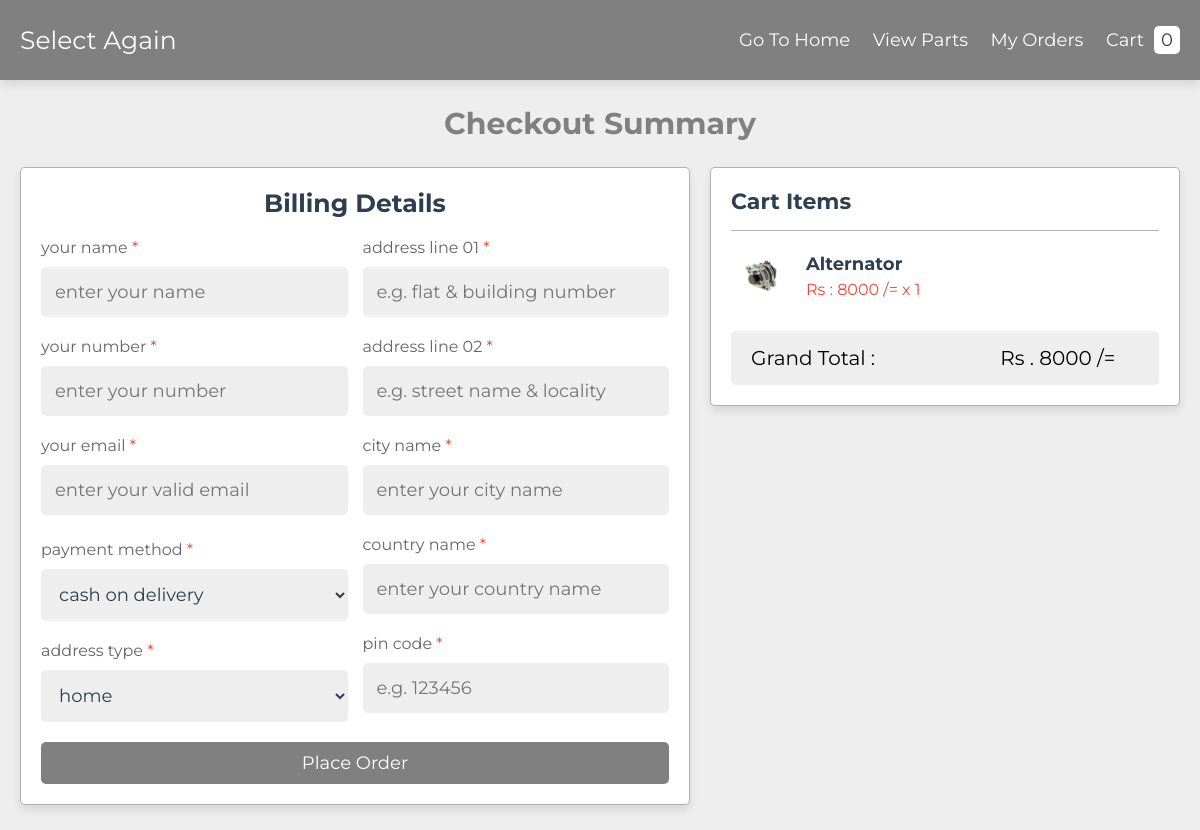
Screenshot of /cartnew/project/checkout.php?get_id=5455 (signed in) with the database file from the repository.
### tables this page shows
CREATE TABLE `products` (
  `id` int(11) NOT NULL,
  `name` varchar(50) NOT NULL,
  `price` varchar(10) NOT NULL,
  `image` varchar(50) NOT NULL
);

### cartnew/project/checkout.php (the view, shortened to what this page needs)
<!DOCTYPE html>
<html lang="en">
<head>
    <link rel="stylesheet" href="https://cdnjs.cloudflare.com/ajax/libs/font-awesome/6.2.1/css/all.min.css">
    <link rel="stylesheet" href="css/style.css">
</head>
<body>
    <?php include 'components/header.php'; ?>
    <section class="checkout">
        <h1 class="heading">checkout summary</h1>
        <div class="row">
            <form action="" method="POST" onsubmit="return validateEmail();">
                <h3>billing details</h3>
                <div class="flex">
                    <div class="box">
                        <p>your name <span>*</span></p>
                        <input type="text" name="name" required maxlength="50" placeholder="enter your name" class="input">
                        <p>your number <span>*</span></p>
                        <input type="number" name="number" required maxlength="10" placeholder="enter your number" class="input" min="0" max="9999999999">
                        <p>your email <span>*</span></p>
                        <input type="email" name="email" id="email" required maxlength="50" placeholder="enter your valid email" class="input">
                        <p>payment method <span>*</span></p>
                        <select name="method" class="input" required>
                            <option value="cash on delivery">cash on delivery</option>
                        </select>
                        <p>address type <span>*</span></p>
                        <select name="address_type" class="input" required>
                            <option value="home">home</option>
                        </select>
                    </div>
                    <div class="box">
                        <p>address line 01 <span>*</span></p>
                        <input type="text" name="flat" required maxlength="50" placeholder="e.g. flat & building number" class="input">
                        <p>address line 02 <span>*</span></p>
                        <input type="text" name="street" required maxlength="50" placeholder="e.g. street name & locality" class="input">
                        <p>city name <span>*</span></p>
                        <input type="text" name="city" required maxlength="50" placeholder="enter your city name" class="input">
                        <p>country name <span>*</span></p>
                        <input type="text" name="country" required maxlength="50" placeholder="enter your country name" class="input">
                        <p>pin code <span>*</span></p>
                        <input type="number" name="pin_code" required maxlength="6" placeholder="e.g. 123456" class="input" min="0" max="999999">
                    </div>
                </div>
                <input type="submit" value="place order" name="place_order" class="btn" onclick="return confirm('Want to place order?');">
            </form>
            <div class="summary">
                <h3 class="title">cart items</h3>
                <?php
                $grand_total = 0;
                if (isset($_GET['get_id'])) {
                    $select_get = $conn->prepare("SELECT * FROM `products` WHERE id = ?");
                    $select_get->execute([$_GET['get_id']]);
                    while ($fetch_get = $select_get->fetch(PDO::FETCH_ASSOC)) {
                        $grand_total += $fetch_get['price'];
                ?>
                        <div class="flex">
                            <img src="\carfamilly\admin_panel\uploads\<?= $fetch_get['image']; ?>" class="image" alt="">
                            <div>
                                <h3 class="name"><?= $fetch_get['name']; ?></h3>
                                <p class="price">Rs : <?= $fetch_get['price']; ?> /= x 1</p>
                            </div>
                        </div>
                <?php
                    }
                }
                ?>
                <div class="grand-total">Grand Total : &emsp;&emsp;&emsp;&emsp;&emsp;&emsp;Rs . <?= $grand_total; ?> /=</div>
            </div>
        </div>
    </section>
</body>
</html>

### cartnew/project/css/style.css (style rules this page uses)
:root { --main-color:#666; --red:#e74c3c; --orange:#f39c12; --light-color:#666; --light-bg:#eee; --white:#fff; --black:#2c3e50; --border:.1rem solid rgba(0,0,0,.3); --box-shodow:0 .5rem 1rem rgba(0,0,0,.1); }
* { font-family: 'Montserrat', sans-serif; margin: 0; padding: 0; box-sizing: border-box; outline: none; border: none; text-decoration: none; }
html { font-size: 62.5%; overflow-x: hidden; }
body { background: var(--light-bg); }
section { padding:2.5rem 2rem; max-width: 1200px; margin: 0 auto; }
.heading { text-align: center; padding-bottom: 2.5rem; font-size: 3rem; color:grey; text-transform: capitalize; }
.btn, .delete-btn { display: block; text-align: center; width: 100%; margin-top: 1rem; padding: 1rem 3rem; color: var(--white); cursor: pointer; font-size: 1.8rem; text-transform: capitalize; border-radius: .5rem; }
.btn { background-color:grey; }
.checkout .row { display: flex; flex-wrap: wrap; gap: 2rem; align-items: flex-end; flex-wrap: wrap-reverse; }
.checkout .row form { flex: 1 1 50rem; background-color: var(--white); box-shadow: var(--box-shodow); padding: 2rem; border-radius: .5rem; border: var(--border); }
.checkout .row form h3 { font-size: 2.5rem; color: var(--black); padding-bottom: 1rem; text-align: center; text-transform: capitalize; }
.checkout .row form .input { width: 100%; background-color: var(--light-bg); border-radius: .5rem; padding: 1.4rem; color: var(--black); font-size: 1.8rem; margin: 1rem 0; }
.checkout .row form .flex { display: flex; column-gap: 1.5rem; flex-wrap: wrap; }
.checkout .row form .flex .box { flex: 1 1 30rem; }
.checkout .row form p { padding-top: 1rem; font-size: 1.6rem; color: var(--light-color); }
.checkout .row form p span { color: var(--red); }
.checkout .row .summary { background-color: var(--white); box-shadow: var(--box-shodow); padding: 2rem; border-radius: .5rem; border: var(--border); flex: 1 1 30rem; }
.checkout .row .summary .title { font-size: 2.2rem; color: var(--black); border-bottom: var(--border); margin-bottom: .5rem; text-transform: capitalize; padding-bottom: 1.5rem; }
.checkout .row .summary .flex { display: flex; align-items: center; gap: 1.5rem; padding: 1rem 0; }
.checkout .row .summary .flex img { height: 6rem; width: 6rem; object-fit: contain; }
.checkout .row .summary .flex .name { font-size: 1.8rem; color: var(--black); padding-bottom: .5rem; }
.checkout .row .summary .flex .price { font-size: 1.6rem; color: var(--red); }
.checkout .row .summary .grand-total { background-color: var(--light-bg); border-radius: .5rem; padding: 1.5rem 2rem; display: flex; align-items: center; justify-content: space-between; gap: 1.5rem; flex-wrap: wrap; font-size: 2rem; margin-top: 1.5rem; }

### rows the page displays
products: image (picture), name "Alternator", price "8000"

### other values shown
$total_cart_items "0"
$grand_total "8000"
